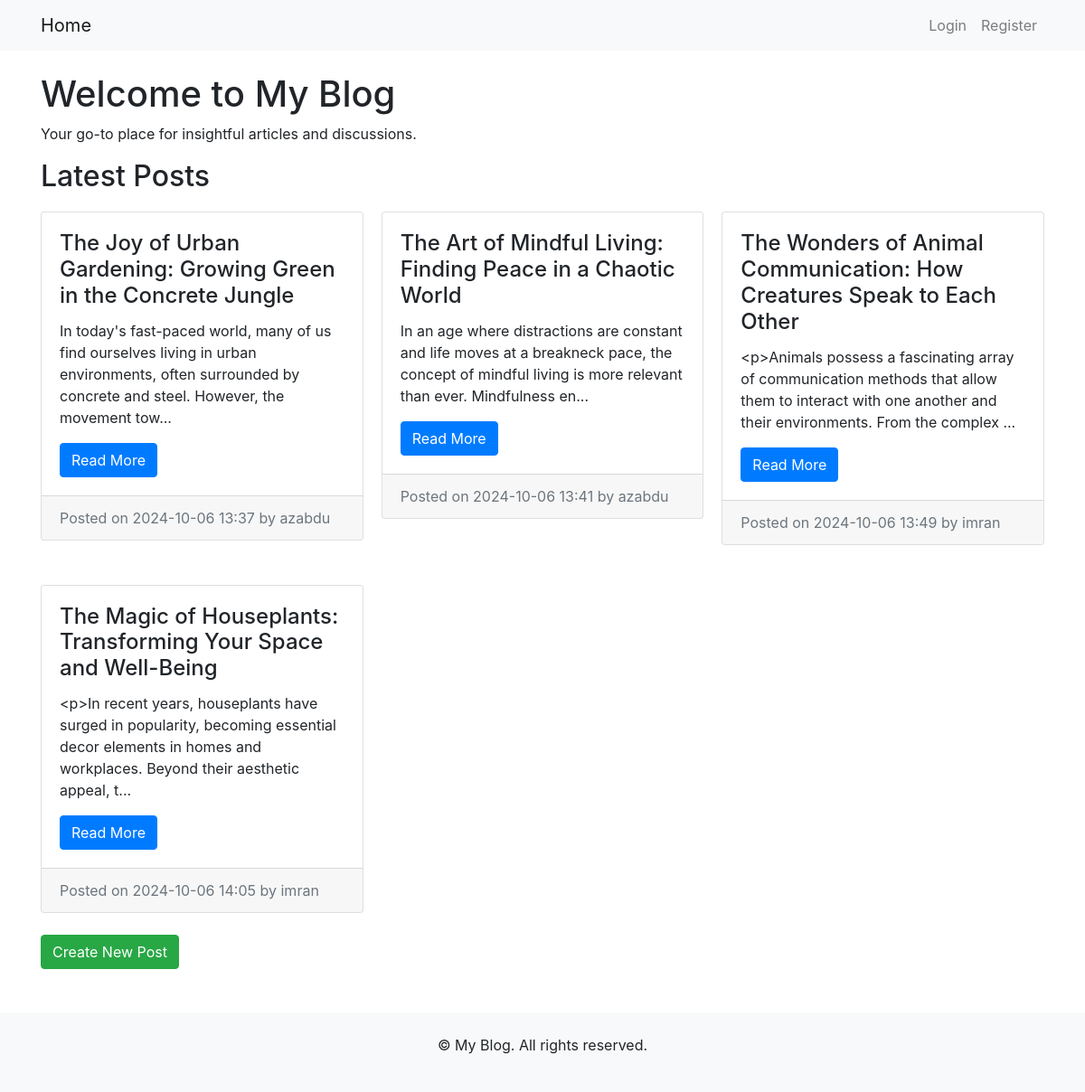
The page / on the database its author committed.
### app/models.py (models this page shows, shortened)
class Post(db.Model):
    id = db.Column(db.Integer, primary_key=True)
    title = db.Column(db.String(200), nullable=False)
    content = db.Column(db.Text, nullable=False)
    date_posted = db.Column(db.DateTime, default=datetime.utcnow)
    user_id = db.Column(db.Integer, db.ForeignKey('user.id'), nullable=False)
    comments = db.relationship('Comment', backref='post', lazy=True)

class User(db.Model, UserMixin):
    id = db.Column(db.Integer, primary_key=True)
    username = db.Column(db.String(150), unique=True, nullable=False)
    email = db.Column(db.String(150), unique=True, nullable=False)
    password = db.Column(db.String(150), nullable=False)
    posts = db.relationship('Post', backref='author', lazy=True)

### app/routes.py (the view)
@main.route('/')
def home():
    posts = Post.query.all()
    return render_template('index.html', posts=posts)

### app/templates/index.html (shortened to what this page needs)
{% extends 'base.html' %}
{% block content %}
<h1>Welcome to My Blog</h1>
<p>Your go-to place for insightful articles and discussions.</p>
<h2>Latest Posts</h2>
<div class="grid-container">
    {% if posts %}
        {% for post in posts %}
            <div class="grid-item">
                <div class="card mb-4">
                    <div class="card-body">
                        <h2 class="card-title animate__animated animate__fadeIn">{{ post.title }}</h2>
                        <p class="card-text">{{ post.content[:150] }}...</p>
                        <a href="{{ url_for('main.post', post_id=post.id) }}" class="btn btn-primary">Read More</a>
                    </div>
                    <div class="card-footer text-muted">
                        Posted on {{ post.date_posted.strftime('%Y-%m-%d %H:%M') }} by {{ post.author.username }}
                    </div>
                </div>
            </div>
        {% endfor %}
    {% else %}
        <p>No posts available. Check back later!</p>
    {% endif %}
</div>
<a href="{{ url_for('main.new_post') }}" class="btn btn-success">Create New Post</a>
{% endblock %}

### app/templates/base.html (shortened to what this page needs)
<!DOCTYPE html>
<html lang="en">
<head>
    <link rel="stylesheet" href="{{ url_for('static', filename='css/style.css') }}">
    <link rel="stylesheet" href="https://stackpath.bootstrapcdn.com/bootstrap/4.5.2/css/bootstrap.min.css">
    <link rel="stylesheet" href="https://cdnjs.cloudflare.com/ajax/libs/animate.css/4.1.1/animate.min.css" />
</head>
<body>
    <nav class="navbar navbar-expand-lg navbar-light bg-light">
        <div class="container">
            <a class="navbar-brand" href="{{ url_for('main.home') }}">Home</a>
            <div class="collapse navbar-collapse" id="navbarNav">
                <ul class="navbar-nav ml-auto">
                    {% if current_user.is_authenticated %}
                        <li class="nav-item">
                            <a class="nav-link" href="{{ url_for('main.new_post') }}">New Post</a>
                        </li>
                        <li class="nav-item">
                            <a class="nav-link" href="{{ url_for('main.logout') }}">Logout</a>
                        </li>
                    {% else %}
                        <li class="nav-item">
                            <a class="nav-link" href="{{ url_for('main.login') }}">Login</a>
                        </li>
                        <li class="nav-item">
                            <a class="nav-link" href="{{ url_for('main.register') }}">Register</a>
                        </li>
                    {% endif %}
                </ul>
            </div>
        </div>
    </nav>
    <div class="container mt-4">
        {% block content %}{% endblock %}
    </div>
    <footer class="bg-light text-center py-4 mt-5">
        <p>&copy; {{ current_year }} My Blog. All rights reserved.</p>
    </footer>
</body>
</html>

### app/static/css/style.css (style rules this page uses)
* { margin: 0; padding: 0; box-sizing: border-box; }
body { font-family: Arial, sans-serif; background-color: #f8f9fa; color: #343a40; }
.navbar { margin-bottom: 20px; }
.card { border: 1px solid #dee2e6; border-radius: 0.25rem; }
.card-title { font-size: 1.5rem; }
.card-body { padding: 1.25rem; }
footer { background-color: #f8f9fa; padding: 10px 0; }
.grid-container { display: grid; grid-template-columns: repeat(auto-fill, minmax(300px, 1fr)); gap: 20px; margin-top: 20px; }
.grid-item { display: flex; flex-direction: column; }

### rows shown on the page
Post: title "The Joy of Urban Gardening: Growing Green in the Concrete Jungle", content "In today's fast-paced world, many of us find ourselves living in urban environments, often surrounded by concrete and steel. However, the movement tow", date_posted "2024-10-06 13:37", author.username "azabdu"
Post: title "The Art of Mindful Living: Finding Peace in a Chaotic World", content "In an age where distractions are constant and life moves at a breakneck pace, the concept of mindful living is more relevant than ever. Mindfulness en", date_posted "2024-10-06 13:41", author.username "azabdu"
Post: title "The Wonders of Animal Communication: How Creatures Speak to Each Other", content "<p>Animals possess a fascinating array of communication methods that allow them to interact with one another and their environments. From the complex", date_posted "2024-10-06 13:49", author.username "imran"
Post: title "The Magic of Houseplants: Transforming Your Space and Well-Being", content "<p>In recent years, houseplants have surged in popularity, becoming essential decor elements in homes and workplaces. Beyond their aesthetic appeal, t", date_posted "2024-10-06 14:05", author.username "imran"
